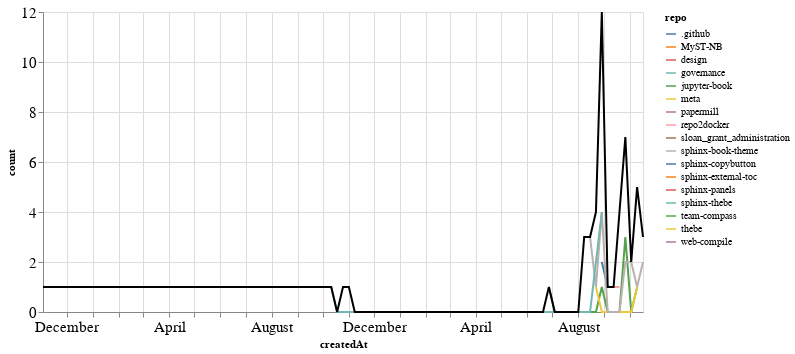

Notebook cell for this chart:
### Markdown cell above
### PRs

### Code cell
prs_time = prs.groupby('repo').resample('W', on='createdAt').count()['author'].reset_index()
prs_time = prs_time.rename(columns={'author': 'count'})
prs_time_total = prs_time.groupby('createdAt').agg({"count": "sum"}).reset_index()

ch1 = alt.Chart(prs_time, width=600).mark_line().encode(
    x='createdAt',
    y='count',
    color='repo',
    tooltip="repo"
)

ch2 = alt.Chart(prs_time_total, width=600).mark_line(color="black").encode(
    x='createdAt',
    y='count',
)

ch1 + ch2

### Figure 1 — Vega-Lite specification as saved in the notebook (floating-point values rounded to 4 significant figures)
{"config": {"axisLeft": {"labelFontSize": 15}, "axisBottom": {"labelFontSize": 15}}, "layer": [{"data": {"name": "data-5302038e6e12d2942a3984bd619e8d22"}, "mark": "line", "encoding": {"color": {"type": "nominal", "field": "repo"}, "tooltip": {"type": "nominal", "field": "repo"}, "x": {"type": "temporal", "field": "createdAt"}, "y": {"type": "quantitative", "field": "count"}}, "width": 600}, {"data": {"name": "data-128ab00fd545c1932b1e9f9de05819c9"}, "mark": {"type": "line", "color": "black"}, "encoding": {"x": {"type": "temporal", "field": "createdAt"}, "y": {"type": "quantitative", "field": "count"}}, "width": 600}], "$schema": "https://vega.github.io/schema/vega-lite/v4.8.1.json", "datasets": {"data-5302038e6e12d2942a3984bd619e8d22": [{"repo": ".github", "createdAt": "2021-08-29T00:00:00", "count": 2}, {"repo": ".github", "createdAt": "2021-09-05T00:00:00", "count": 1}, {"repo": "MyST-NB", "createdAt": "2021-10-10T00:00:00", "count": 1}, {"repo": "design", "createdAt": "2019-11-03T00:00:00", "count": 1}, {"repo": "governance", "createdAt": "2021-09-19T00:00:00", "count": 2}, {"repo": "jupyter-book", "createdAt": "2021-06-27T00:00:00", "count": 1}, {"repo": "jupyter-book", "createdAt": "2021-07-04T00:00:00", "count": 0}, {"repo": "jupyter-book", "createdAt": "2021-07-11T00:00:00", "count": 0}, {"repo": "jupyter-book", "createdAt": "2021-07-18T00:00:00", "count": 0}, {"repo": "jupyter-book", "createdAt": "2021-07-25T00:00:00", "count": 0}, {"repo": "jupyter-book", "createdAt": "2021-08-01T00:00:00", "count": 0}, {"repo": "jupyter-book", "createdAt": "2021-08-08T00:00:00", "count": 0}, {"repo": "jupyter-book", "createdAt": "2021-08-15T00:00:00", "count": 0}, {"repo": "jupyter-book", "createdAt": "2021-08-22T00:00:00", "count": 0}, {"repo": "jupyter-book", "createdAt": "2021-08-29T00:00:00", "count": 1}, {"repo": "jupyter-book", "createdAt": "2021-09-05T00:00:00", "count": 0}, {"repo": "jupyter-book", "createdAt": "2021-09-12T00:00:00", "count": 0}, {"repo": "jupyter-book", "createdAt": "2021-09-19T00:00:00", "count": 0}, {"repo": "jupyter-book", "createdAt": "2021-09-26T00:00:00", "count": 3}, {"repo": "jupyter-book", "createdAt": "2021-10-03T00:00:00", "count": 0}, {"repo": "jupyter-book", "createdAt": "2021-10-10T00:00:00", "count": 1}, {"repo": "meta", "createdAt": "2021-08-22T00:00:00", "count": 1}, {"repo": "meta", "createdAt": "2021-08-29T00:00:00", "count": 0}, {"repo": "meta", "createdAt": "2021-09-05T00:00:00", "count": 0}, {"repo": "meta", "createdAt": "2021-09-12T00:00:00", "count": 0}, {"repo": "meta", "createdAt": "2021-09-19T00:00:00", "count": 0}, {"repo": "meta", "createdAt": "2021-09-26T00:00:00", "count": 0}, {"repo": "meta", "createdAt": "2021-10-03T00:00:00", "count": 0}, {"repo": "meta", "createdAt": "2021-10-10T00:00:00", "count": 1}, {"repo": "papermill", "createdAt": "2021-08-29T00:00:00", "count": 1}, {"repo": "repo2docker", "createdAt": "2021-09-12T00:00:00", "count": 1}, {"repo": "repo2docker", "createdAt": "2021-09-19T00:00:00", "count": 1}, {"repo": "sloan_grant_administration", "createdAt": "2021-10-10T00:00:00", "count": 1}, {"repo": "sphinx-book-theme", "createdAt": "2021-08-08T00:00:00", "count": 3}, {"repo": "sphinx-book-theme", "createdAt": "2021-08-15T00:00:00", "count": 3}, {"repo": "sphinx-book-theme", "createdAt": "2021-08-22T00:00:00", "count": 1}, {"repo": "sphinx-book-theme", "createdAt": "2021-08-29T00:00:00", "count": 4}, {"repo": "sphinx-book-theme", "createdAt": "2021-09-05T00:00:00", "count": 0}, {"repo": "sphinx-book-theme", "createdAt": "2021-09-12T00:00:00", "count": 0}, {"repo": "sphinx-book-theme", "createdAt": "2021-09-19T00:00:00", "count": 0}, {"repo": "sphinx-book-theme", "createdAt": "2021-09-26T00:00:00", "count": 2}, {"repo": "sphinx-book-theme", "createdAt": "2021-10-03T00:00:00", "count": 2}, {"repo": "sphinx-book-theme", "createdAt": "2021-10-10T00:00:00", "count": 1}, {"repo": "sphinx-book-theme", "createdAt": "2021-10-17T00:00:00", "count": 2}, {"repo": "sphinx-copybutton", "createdAt": "2021-10-17T00:00:00", "count": 1}, {"repo": "sphinx-external-toc", "createdAt": "2021-09-19T00:00:00", "count": 1}, {"repo": "sphinx-panels", "createdAt": "2020-10-25T00:00:00", "count": 1}, {"repo": "sphinx-thebe", "createdAt": "2020-10-11T00:00:00", "count": 1}, {"repo": "sphinx-thebe", "createdAt": "2020-10-18T00:00:00", "count": 0}, {"repo": "sphinx-thebe", "createdAt": "2020-10-25T00:00:00", "count": 0}, {"repo": "sphinx-thebe", "createdAt": "2020-11-01T00:00:00", "count": 0}, {"repo": "sphinx-thebe", "createdAt": "2020-11-08T00:00:00", "count": 0}, {"repo": "sphinx-thebe", "createdAt": "2020-11-15T00:00:00", "count": 0}, {"repo": "sphinx-thebe", "createdAt": "2020-11-22T00:00:00", "count": 0}, {"repo": "sphinx-thebe", "createdAt": "2020-11-29T00:00:00", "count": 0}, {"repo": "sphinx-thebe", "createdAt": "2020-12-06T00:00:00", "count": 0}, {"repo": "sphinx-thebe", "createdAt": "2020-12-13T00:00:00", "count": 0}, {"repo": "sphinx-thebe", "createdAt": "2020-12-20T00:00:00", "count": 0}, {"repo": "sphinx-thebe", "createdAt": "2020-12-27T00:00:00", "count": 0}, {"repo": "sphinx-thebe", "createdAt": "2021-01-03T00:00:00", "count": 0}, {"repo": "sphinx-thebe", "createdAt": "2021-01-10T00:00:00", "count": 0}, {"repo": "sphinx-thebe", "createdAt": "2021-01-17T00:00:00", "count": 0}, {"repo": "sphinx-thebe", "createdAt": "2021-01-24T00:00:00", "count": 0}, {"repo": "sphinx-thebe", "createdAt": "2021-01-31T00:00:00", "count": 0}, {"repo": "sphinx-thebe", "createdAt": "2021-02-07T00:00:00", "count": 0}, {"repo": "sphinx-thebe", "createdAt": "2021-02-14T00:00:00", "count": 0}, {"repo": "sphinx-thebe", "createdAt": "2021-02-21T00:00:00", "count": 0}, {"repo": "sphinx-thebe", "createdAt": "2021-02-28T00:00:00", "count": 0}, {"repo": "sphinx-thebe", "createdAt": "2021-03-07T00:00:00", "count": 0}, {"repo": "sphinx-thebe", "createdAt": "2021-03-14T00:00:00", "count": 0}, {"repo": "sphinx-thebe", "createdAt": "2021-03-21T00:00:00", "count": 0}, {"repo": "sphinx-thebe", "createdAt": "2021-03-28T00:00:00", "count": 0}, {"repo": "sphinx-thebe", "createdAt": "2021-04-04T00:00:00", "count": 0}, {"repo": "sphinx-thebe", "createdAt": "2021-04-11T00:00:00", "count": 0}, {"repo": "sphinx-thebe", "createdAt": "2021-04-18T00:00:00", "count": 0}, {"repo": "sphinx-thebe", "createdAt": "2021-04-25T00:00:00", "count": 0}, {"repo": "sphinx-thebe", "createdAt": "2021-05-02T00:00:00", "count": 0}, {"repo": "sphinx-thebe", "createdAt": "2021-05-09T00:00:00", "count": 0}, {"repo": "sphinx-thebe", "createdAt": "2021-05-16T00:00:00", "count": 0}, {"repo": "sphinx-thebe", "createdAt": "2021-05-23T00:00:00", "count": 0}, {"repo": "sphinx-thebe", "createdAt": "2021-05-30T00:00:00", "count": 0}, {"repo": "sphinx-thebe", "createdAt": "2021-06-06T00:00:00", "count": 0}, {"repo": "sphinx-thebe", "createdAt": "2021-06-13T00:00:00", "count": 0}, {"repo": "sphinx-thebe", "createdAt": "2021-06-20T00:00:00", "count": 0}, {"repo": "sphinx-thebe", "createdAt": "2021-06-27T00:00:00", "count": 0}, {"repo": "sphinx-thebe", "createdAt": "2021-07-04T00:00:00", "count": 0}, {"repo": "sphinx-thebe", "createdAt": "2021-07-11T00:00:00", "count": 0}, {"repo": "sphinx-thebe", "createdAt": "2021-07-18T00:00:00", "count": 0}, {"repo": "sphinx-thebe", "createdAt": "2021-07-25T00:00:00", "count": 0}, {"repo": "sphinx-thebe", "createdAt": "2021-08-01T00:00:00", "count": 0}, {"repo": "sphinx-thebe", "createdAt": "2021-08-08T00:00:00", "count": 0}, {"repo": "sphinx-thebe", "createdAt": "2021-08-15T00:00:00", "count": 0}, {"repo": "sphinx-thebe", "createdAt": "2021-08-22T00:00:00", "count": 2}, {"repo": "sphinx-thebe", "createdAt": "2021-08-29T00:00:00", "count": 4}, {"repo": "team-compass", "createdAt": "2021-09-26T00:00:00", "count": 1}, {"repo": "thebe", "createdAt": "2020-11-01T00:00:00", "count": 1}, {"repo": "web-compile", "createdAt": "2021-09-26T00:00:00", "count": 1}], "data-128ab00fd545c1932b1e9f9de05819c9": [{"createdAt": "2019-11-03T00:00:00", "count": 1}, {"createdAt": "2020-10-11T00:00:00", "count": 1}, {"createdAt": "2020-10-18T00:00:00", "count": 0}, {"createdAt": "2020-10-25T00:00:00", "count": 1}, {"createdAt": "2020-11-01T00:00:00", "count": 1}, {"createdAt": "2020-11-08T00:00:00", "count": 0}, {"createdAt": "2020-11-15T00:00:00", "count": 0}, {"createdAt": "2020-11-22T00:00:00", "count": 0}, {"createdAt": "2020-11-29T00:00:00", "count": 0}, {"createdAt": "2020-12-06T00:00:00", "count": 0}, {"createdAt": "2020-12-13T00:00:00", "count": 0}, {"createdAt": "2020-12-20T00:00:00", "count": 0}, {"createdAt": "2020-12-27T00:00:00", "count": 0}, {"createdAt": "2021-01-03T00:00:00", "count": 0}, {"createdAt": "2021-01-10T00:00:00", "count": 0}, {"createdAt": "2021-01-17T00:00:00", "count": 0}, {"createdAt": "2021-01-24T00:00:00", "count": 0}, {"createdAt": "2021-01-31T00:00:00", "count": 0}, {"createdAt": "2021-02-07T00:00:00", "count": 0}, {"createdAt": "2021-02-14T00:00:00", "count": 0}, {"createdAt": "2021-02-21T00:00:00", "count": 0}, {"createdAt": "2021-02-28T00:00:00", "count": 0}, {"createdAt": "2021-03-07T00:00:00", "count": 0}, {"createdAt": "2021-03-14T00:00:00", "count": 0}, {"createdAt": "2021-03-21T00:00:00", "count": 0}, {"createdAt": "2021-03-28T00:00:00", "count": 0}, {"createdAt": "2021-04-04T00:00:00", "count": 0}, {"createdAt": "2021-04-11T00:00:00", "count": 0}, {"createdAt": "2021-04-18T00:00:00", "count": 0}, {"createdAt": "2021-04-25T00:00:00", "count": 0}, {"createdAt": "2021-05-02T00:00:00", "count": 0}, {"createdAt": "2021-05-09T00:00:00", "count": 0}, {"createdAt": "2021-05-16T00:00:00", "count": 0}, {"createdAt": "2021-05-23T00:00:00", "count": 0}, {"createdAt": "2021-05-30T00:00:00", "count": 0}, {"createdAt": "2021-06-06T00:00:00", "count": 0}, {"createdAt": "2021-06-13T00:00:00", "count": 0}, {"createdAt": "2021-06-20T00:00:00", "count": 0}, {"createdAt": "2021-06-27T00:00:00", "count": 1}, {"createdAt": "2021-07-04T00:00:00", "count": 0}, {"createdAt": "2021-07-11T00:00:00", "count": 0}, {"createdAt": "2021-07-18T00:00:00", "count": 0}, {"createdAt": "2021-07-25T00:00:00", "count": 0}, {"createdAt": "2021-08-01T00:00:00", "count": 0}, {"createdAt": "2021-08-08T00:00:00", "count": 3}, {"createdAt": "2021-08-15T00:00:00", "count": 3}, {"createdAt": "2021-08-22T00:00:00", "count": 4}, {"createdAt": "2021-08-29T00:00:00", "count": 12}, {"createdAt": "2021-09-05T00:00:00", "count": 1}, {"createdAt": "2021-09-12T00:00:00", "count": 1}, {"createdAt": "2021-09-19T00:00:00", "count": 4}, {"createdAt": "2021-09-26T00:00:00", "count": 7}, {"createdAt": "2021-10-03T00:00:00", "count": 2}, {"createdAt": "2021-10-10T00:00:00", "count": 5}, {"createdAt": "2021-10-17T00:00:00", "count": 3}]}}
